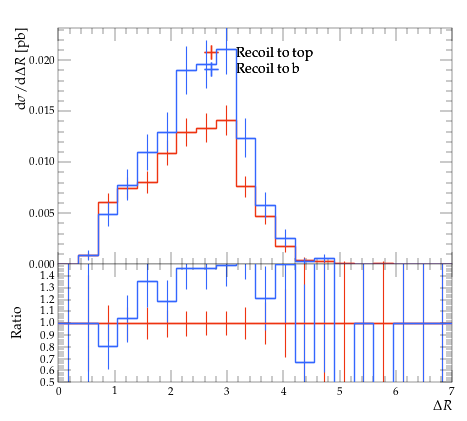

The Python source for this figure:
#! /usr/bin/env python

# This Python script was auto-generated using YODA v2.0.2.
# Analysis object: /MC_TTBAR/onelep_jetb_1_jetb_2_dR
# Timestamp: 31-07-2026 (12:23:22)

import matplotlib as mpl
import matplotlib.pyplot as plt
mpl.use('Agg') # comment out for interactive use
import os
import numpy as np

plotDir = os.path.split(os.path.realpath(__file__))[0]
if 'YODA_USER_PLOT_PATH' in globals():
    plot_outdir = globals()['YODA_USER_PLOT_PATH']
else:
    plot_outdir = plotDir

#plot style
plt.style.use(os.path.join(plotDir, '../default.mplstyle'))
# plot metadata
figW, figH = plt.rcParams['figure.figsize']
ax_xLabel = r'$\Delta R$'
ax_yLabel = r'$\mathrm{d}\sigma/\mathrm{d}\Delta R$ [pb]'
ax_title  = r''
ax_xScale = 'linear'
ax_yScale = 'linear'
xLims = (0.0, 7.0)
yLims = (0.0, 0.023169883000000002)

# TeX-friendly labels for the legend
labels = {
    'legend' : ([ r"Recoil to top", r"Recoil to b" ], r""),
}

# Adjust canvas width and height
canvasW = 10.0
canvasH = 9.0
figW *= canvasW/10.
figH *= canvasH/9.

# Create figure and axis objects
fig, (ax, ratio0_ax) = plt.subplots(2, 1, sharex=True,
                  figsize=(figW,figH), gridspec_kw={'height_ratios': (6.0, 3.0)})

# Set figure margins
plt.subplots_adjust(
    left   = 1.0 * plt.rcParams['figure.subplot.left'],
    right  = 1.0 * plt.rcParams['figure.subplot.right'],
    top    = 1.0 * plt.rcParams['figure.subplot.top'],
    bottom = 1.0 * plt.rcParams['figure.subplot.bottom'])

ratio0_ax.yaxis.set_major_locator(mpl.ticker.MultipleLocator(0.1))
ratio0_ax.set_ylim(0.5, 1.4999)
ratio0_ax.set_ylabel('Ratio')

# the numerical data is stored in a separate file
dataf = dict()
prefix = os.path.split(__file__)[0]
if prefix:    prefix = prefix + '/'
exec(open(prefix+'onelep_jetb_1_jetb_2_dR__data.py').read(), dataf)


legend_handles = dict() # keep track of handles for the legend

# style options for curves
# starts at zorder>=5 to draw curve on top of legend
styles = {
  'recoil_t': {
    'color' : '#EE3311',
    'linestyle' : '-',
    'linewidth' : 1,
    'marker' : 'none',
    'markersize' : 2,
    'capsize' : 0.0,
    'zorder' : 5,
    'histstyle' : 1,
    'drawstyle' : 'steps-pre',
    'xerrorbars' : 1,
    'yerrorbars' : 1,
    'fillcolor' : None,
    'fillopacity' : 1.0,
    'ratio0_linestyle' : '-',
    'ratio0_linewidth' : 1,
    'ratio0_marker' : 'none',
    'ratio0_markersize' : 2,
    'ratio0_capsize' : 0.0,
    'ratio0_zorder' : 5,
    'ratio0_histstyle' : 1,
    'ratio0_drawstyle' : 'steps-pre',
    'ratio0_xerrorbars' : 1,
    'ratio0_yerrorbars' : 1,
  },
  'recoil_b': {
    'color' : '#3366FF',
    'linestyle' : '-',
    'linewidth' : 1,
    'marker' : 'none',
    'markersize' : 2,
    'capsize' : 0.0,
    'zorder' : 6,
    'histstyle' : 1,
    'drawstyle' : 'steps-pre',
    'xerrorbars' : 1,
    'yerrorbars' : 1,
    'fillcolor' : None,
    'fillopacity' : 1.0,
    'ratio0_linestyle' : '-',
    'ratio0_linewidth' : 1,
    'ratio0_marker' : 'none',
    'ratio0_markersize' : 2,
    'ratio0_capsize' : 0.0,
    'ratio0_zorder' : 6,
    'ratio0_histstyle' : 1,
    'ratio0_drawstyle' : 'steps-pre',
    'ratio0_xerrorbars' : 1,
    'ratio0_yerrorbars' : 1,
  },
}

# curve from input yoda files in main panel
for label, yvals in dataf['yvals'].items():
    if all(np.isnan(v) for v in dataf['yvals'][label]):
        continue
    tmp = None
    if styles[label]['histstyle']: # draw as histogram
        xpos = dataf['xedges'][label] if styles[label]['drawstyle'] else dataf['xpoints'][label]
        ypos = np.insert(yvals, 0, yvals[0]) if styles[label]['drawstyle'] else yvals
        if styles[label]['fillcolor']: # fill area below curve
            ax.fill_between(xpos, ypos, step='pre',
                            color=styles[label]['fillcolor'],
                            alpha=styles[label]['fillopacity'])
        tmp, = ax.plot(xpos, ypos,
                       color=styles[label]['color'],
                       linestyle=styles[label]['linestyle'],
                       linewidth=styles[label]['linewidth'],
                       drawstyle=styles[label]['drawstyle'], solid_joinstyle='miter',
                       zorder=styles[label]['zorder'], label=label)
    tmp = ax.errorbar(dataf['xpoints'][label], yvals,
                      xerr=np.array(dataf['xerrs'][label])*styles[label]['xerrorbars'],
                      yerr=np.array(dataf['yerrs'][label])*styles[label]['yerrorbars'],
                      fmt=styles[label]['marker'], capsize=styles[label]['capsize'],
                      markersize=styles[label]['markersize'],
                      ecolor=styles[label]['color'],
                      color=styles[label]['color'], zorder=styles[label]['zorder'])
    tmp[-1][0].set_linestyle(styles[label]['linestyle'])
    tmp[-1][0].set_linewidth(styles[label]['linewidth'])
    if label in dataf['add_legend_handle']:  legend_handles[label] = tmp
    for varLabel in dataf['variation_yvals'].keys():
        if varLabel.startswith(label):
            tmp, = ax.plot(dataf['xedges'][label], dataf['variation_yvals'][varLabel],
                           color=styles[label]['color'],
                           linestyle=styles[label]['linestyle'],
                           linewidth=styles[label]['linewidth'],
                           drawstyle='steps-pre', solid_joinstyle='miter',
                           zorder=styles[label]['zorder'], alpha=0.5)


# plots on ratio panel
# curve from input yoda files in ratio panel
for label, yvals in dataf['ratio0_yvals'].items():
    if all(np.isnan(v) for v in yvals):
        continue
    if styles[label]['ratio0_histstyle']: # plot as histogram
        xpos = dataf['xedges']['recoil_t'] if styles[label]['ratio0_drawstyle'] else dataf['xpoints']['recoil_t']
        ypos = np.insert(yvals, 0, yvals[0]) if styles[label]['ratio0_drawstyle'] else yvals
        ratio0_ax.plot(xpos, ypos,
                       color=styles[label]['color'],
                       linewidth=styles[label]['linewidth'],
                       linestyle=styles[label]['ratio0_linestyle'],
                       drawstyle=styles[label]['ratio0_drawstyle'], zorder=styles[label]['zorder'],
                       solid_joinstyle='miter')
    tmp = ratio0_ax.errorbar(dataf['xpoints']['recoil_t'], yvals,
                             xerr=np.array(dataf['ref_xerrs'])*styles[label]['ratio0_xerrorbars'],
                             yerr=np.array(dataf['ratio0_yerrs'][label])*styles[label]['ratio0_yerrorbars'],
                             fmt=styles[label]['ratio0_marker'], capsize=styles[label]['ratio0_capsize'],
                             markersize=styles[label]['ratio0_markersize'],
                             ecolor=styles[label]['color'],
                             color=styles[label]['color'])
    tmp[-1][0].set_linestyle(styles[label]['ratio0_linestyle'])
    tmp[-1][0].set_linewidth(styles[label]['ratio0_linewidth'])

    for varlabel in dataf['ratio0_variation_vals'].keys():
        if varlabel.startswith(label):
            ratio0_ax.plot(dataf['xedges']['recoil_t'],
                            dataf['ratio0_variation_vals'][varlabel],
                            color=styles[label]['color'],
                            linestyle=styles[label]['linestyle'],
                            linewidth=styles[label]['linewidth'],
                            drawstyle='steps-pre', solid_joinstyle='miter',
                            zorder=1, alpha=0.5)

legend_items = list(legend_handles.values())
ax.add_artist(ax.legend(legend_items,
                        labels['legend'][0],
                        title=labels['legend'][1],
                        alignment='left',
                        loc='upper center',
                        bbox_to_anchor=(0.5, 0.97)))

# set plot metadata as defined above
ratio0_ax.set_xlabel(ax_xLabel)
ratio0_ax.xaxis.set_label_coords(1., -0.15)
ax.set_ylabel(ax_yLabel, ha='right', va='top')
ax.yaxis.set_label_coords(-0.11, 1.0)
ax.set_title(ax_title, loc='left')
ax.set_xscale(ax_xScale)
ax.set_yscale(ax_yScale)
ax.set_xlim(xLims)
ax.set_ylim(yLims)

# tick formatting
plt.rcParams['xtick.top'] = True
plt.rcParams['ytick.right'] = True
fig.align_ylabels((ax, ratio0_ax))
plt.savefig(os.path.join(plot_outdir, 'onelep_jetb_1_jetb_2_dR.pdf'), format='PDF')
plt.savefig(os.path.join(plot_outdir, 'onelep_jetb_1_jetb_2_dR.png'), format='PNG')

plt.close(fig)
